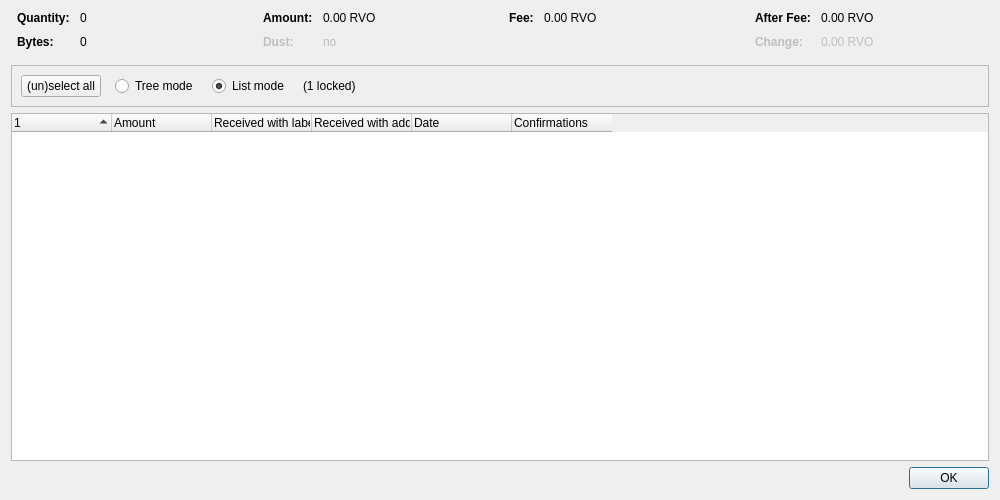
<?xml version="1.0" encoding="UTF-8"?>
<ui version="4.0">
 <class>CoinControlDialog</class>
 <widget class="QDialog" name="CoinControlDialog">
  <property name="geometry">
   <rect>
    <x>0</x>
    <y>0</y>
    <width>1000</width>
    <height>500</height>
   </rect>
  </property>
  <property name="windowTitle">
   <string>Coin Selection</string>
  </property>
  <layout class="QVBoxLayout" name="verticalLayout">
   <item>
    <layout class="QHBoxLayout" name="horizontalLayoutTop" stretch="0,0,0,0">
     <property name="topMargin">
      <number>0</number>
     </property>
     <property name="bottomMargin">
      <number>10</number>
     </property>
     <item>
      <layout class="QFormLayout" name="formLayoutCoinControl1">
       <property name="horizontalSpacing">
        <number>10</number>
       </property>
       <property name="verticalSpacing">
        <number>10</number>
       </property>
       <property name="leftMargin">
        <number>6</number>
       </property>
       <property name="rightMargin">
        <number>6</number>
       </property>
       <item row="0" column="0">
        <widget class="QLabel" name="labelCoinControlQuantityText">
         <property name="font">
          <font>
           <weight>75</weight>
           <bold>true</bold>
          </font>
         </property>
         <property name="text">
          <string>Quantity:</string>
         </property>
        </widget>
       </item>
       <item row="0" column="1">
        <widget class="QLabel" name="labelCoinControlQuantity">
         <property name="cursor">
          <cursorShape>IBeamCursor</cursorShape>
         </property>
         <property name="contextMenuPolicy">
          <enum>Qt::ActionsContextMenu</enum>
         </property>
         <property name="text">
          <string notr="true">0</string>
         </property>
         <property name="textInteractionFlags">
          <set>Qt::LinksAccessibleByMouse|Qt::TextSelectableByMouse</set>
         </property>
        </widget>
       </item>
       <item row="1" column="0">
        <widget class="QLabel" name="labelCoinControlBytesText">
         <property name="font">
          <font>
           <weight>75</weight>
           <bold>true</bold>
          </font>
         </property>
         <property name="text">
          <string>Bytes:</string>
         </property>
        </widget>
       </item>
       <item row="1" column="1">
        <widget class="QLabel" name="labelCoinControlBytes">
         <property name="cursor">
          <cursorShape>IBeamCursor</cursorShape>
         </property>
         <property name="contextMenuPolicy">
          <enum>Qt::ActionsContextMenu</enum>
         </property>
         <property name="text">
          <string notr="true">0</string>
         </property>
         <property name="textInteractionFlags">
          <set>Qt::LinksAccessibleByMouse|Qt::TextSelectableByMouse</set>
         </property>
        </widget>
       </item>
      </layout>
     </item>
     <item>
      <layout class="QFormLayout" name="formLayoutCoinControl2">
       <property name="horizontalSpacing">
        <number>10</number>
       </property>
       <property name="verticalSpacing">
        <number>10</number>
       </property>
       <property name="leftMargin">
        <number>6</number>
       </property>
       <property name="rightMargin">
        <number>6</number>
       </property>
       <item row="0" column="0">
        <widget class="QLabel" name="labelCoinControlAmountText">
         <property name="font">
          <font>
           <weight>75</weight>
           <bold>true</bold>
          </font>
         </property>
         <property name="text">
          <string>Amount:</string>
         </property>
        </widget>
       </item>
       <item row="0" column="1">
        <widget class="QLabel" name="labelCoinControlAmount">
         <property name="cursor">
          <cursorShape>IBeamCursor</cursorShape>
         </property>
         <property name="contextMenuPolicy">
          <enum>Qt::ActionsContextMenu</enum>
         </property>
         <property name="text">
          <string notr="true">0.00 RVO</string>
         </property>
         <property name="textInteractionFlags">
          <set>Qt::LinksAccessibleByMouse|Qt::TextSelectableByMouse</set>
         </property>
        </widget>
       </item>
       <item row="1" column="0">
        <widget class="QLabel" name="labelCoinControlLowOutputText">
         <property name="enabled">
          <bool>false</bool>
         </property>
         <property name="font">
          <font>
           <weight>75</weight>
           <bold>true</bold>
          </font>
         </property>
         <property name="text">
          <string>Dust:</string>
         </property>
        </widget>
       </item>
       <item row="1" column="1">
        <widget class="QLabel" name="labelCoinControlLowOutput">
         <property name="enabled">
          <bool>false</bool>
         </property>
         <property name="cursor">
          <cursorShape>IBeamCursor</cursorShape>
         </property>
         <property name="contextMenuPolicy">
          <enum>Qt::ActionsContextMenu</enum>
         </property>
         <property name="text">
          <string notr="true">no</string>
         </property>
         <property name="textInteractionFlags">
          <set>Qt::LinksAccessibleByMouse|Qt::TextSelectableByMouse</set>
         </property>
        </widget>
       </item>
      </layout>
     </item>
     <item>
      <layout class="QFormLayout" name="formLayoutCoinControl3">
       <property name="horizontalSpacing">
        <number>10</number>
       </property>
       <property name="verticalSpacing">
        <number>10</number>
       </property>
       <property name="leftMargin">
        <number>6</number>
       </property>
       <property name="rightMargin">
        <number>6</number>
       </property>
       <item row="0" column="0">
        <widget class="QLabel" name="labelCoinControlFeeText">
         <property name="font">
          <font>
           <weight>75</weight>
           <bold>true</bold>
          </font>
         </property>
         <property name="text">
          <string>Fee:</string>
         </property>
        </widget>
       </item>
       <item row="0" column="1">
        <widget class="QLabel" name="labelCoinControlFee">
         <property name="cursor">
          <cursorShape>IBeamCursor</cursorShape>
         </property>
         <property name="contextMenuPolicy">
          <enum>Qt::ActionsContextMenu</enum>
         </property>
         <property name="text">
          <string notr="true">0.00 RVO</string>
         </property>
         <property name="textInteractionFlags">
          <set>Qt::LinksAccessibleByMouse|Qt::TextSelectableByMouse</set>
         </property>
        </widget>
       </item>
      </layout>
     </item>
     <item>
      <layout class="QFormLayout" name="formLayoutCoinControl4">
       <property name="horizontalSpacing">
        <number>10</number>
       </property>
       <property name="verticalSpacing">
        <number>10</number>
       </property>
       <property name="leftMargin">
        <number>6</number>
       </property>
       <property name="rightMargin">
        <number>6</number>
       </property>
       <item row="0" column="0">
        <widget class="QLabel" name="labelCoinControlAfterFeeText">
         <property name="font">
          <font>
           <weight>75</weight>
           <bold>true</bold>
          </font>
         </property>
         <property name="text">
          <string>After Fee:</string>
         </property>
        </widget>
       </item>
       <item row="0" column="1">
        <widget class="QLabel" name="labelCoinControlAfterFee">
         <property name="cursor">
          <cursorShape>IBeamCursor</cursorShape>
         </property>
         <property name="contextMenuPolicy">
          <enum>Qt::ActionsContextMenu</enum>
         </property>
         <property name="text">
          <string notr="true">0.00 RVO</string>
         </property>
         <property name="textInteractionFlags">
          <set>Qt::LinksAccessibleByMouse|Qt::TextSelectableByMouse</set>
         </property>
        </widget>
       </item>
       <item row="1" column="0">
        <widget class="QLabel" name="labelCoinControlChangeText">
         <property name="enabled">
          <bool>false</bool>
         </property>
         <property name="font">
          <font>
           <weight>75</weight>
           <bold>true</bold>
          </font>
         </property>
         <property name="text">
          <string>Change:</string>
         </property>
        </widget>
       </item>
       <item row="1" column="1">
        <widget class="QLabel" name="labelCoinControlChange">
         <property name="enabled">
          <bool>false</bool>
         </property>
         <property name="cursor">
          <cursorShape>IBeamCursor</cursorShape>
         </property>
         <property name="contextMenuPolicy">
          <enum>Qt::ActionsContextMenu</enum>
         </property>
         <property name="text">
          <string notr="true">0.00 RVO</string>
         </property>
         <property name="textInteractionFlags">
          <set>Qt::LinksAccessibleByMouse|Qt::TextSelectableByMouse</set>
         </property>
        </widget>
       </item>
      </layout>
     </item>
    </layout>
   </item>
   <item>
    <widget class="QFrame" name="frame">
     <property name="minimumSize">
      <size>
       <width>0</width>
       <height>40</height>
      </size>
     </property>
     <property name="frameShape">
      <enum>QFrame::StyledPanel</enum>
     </property>
     <property name="frameShadow">
      <enum>QFrame::Sunken</enum>
     </property>
     <layout class="QHBoxLayout" name="horizontalLayout">
      <item>
       <layout class="QHBoxLayout" name="horizontalLayoutPanel" stretch="0,0,0,0,0">
        <property name="spacing">
         <number>14</number>
        </property>
        <item>
         <widget class="QPushButton" name="pushButtonSelectAll">
          <property name="sizePolicy">
           <sizepolicy hsizetype="Maximum" vsizetype="Fixed">
            <horstretch>0</horstretch>
            <verstretch>0</verstretch>
           </sizepolicy>
          </property>
          <property name="text">
           <string>(un)select all</string>
          </property>
          <property name="autoDefault">
           <bool>false</bool>
          </property>
         </widget>
        </item>
        <item>
         <widget class="QRadioButton" name="radioTreeMode">
          <property name="sizePolicy">
           <sizepolicy hsizetype="Maximum" vsizetype="Fixed">
            <horstretch>0</horstretch>
            <verstretch>0</verstretch>
           </sizepolicy>
          </property>
          <property name="text">
           <string>Tree mode</string>
          </property>
         </widget>
        </item>
        <item>
         <widget class="QRadioButton" name="radioListMode">
          <property name="sizePolicy">
           <sizepolicy hsizetype="Maximum" vsizetype="Fixed">
            <horstretch>0</horstretch>
            <verstretch>0</verstretch>
           </sizepolicy>
          </property>
          <property name="text">
           <string>List mode</string>
          </property>
          <property name="checked">
           <bool>true</bool>
          </property>
         </widget>
        </item>
        <item>
         <widget class="QLabel" name="labelLocked">
          <property name="text">
           <string notr="true">(1 locked)</string>
          </property>
         </widget>
        </item>
        <item>
         <spacer name="horizontalSpacer">
          <property name="orientation">
           <enum>Qt::Horizontal</enum>
          </property>
          <property name="sizeHint" stdset="0">
           <size>
            <width>40</width>
            <height>20</height>
           </size>
          </property>
         </spacer>
        </item>
       </layout>
      </item>
     </layout>
    </widget>
   </item>
   <item>
    <widget class="CoinControlTreeWidget" name="treeWidget">
     <property name="contextMenuPolicy">
      <enum>Qt::CustomContextMenu</enum>
     </property>
     <property name="sortingEnabled">
      <bool>false</bool>
     </property>
     <property name="columnCount">
      <number>6</number>
     </property>
     <attribute name="headerShowSortIndicator" stdset="0">
      <bool>true</bool>
     </attribute>
     <attribute name="headerStretchLastSection">
      <bool>false</bool>
     </attribute>
     <column>
      <property name="text">
       <string/>
      </property>
     </column>
     <column>
      <property name="text">
       <string>Amount</string>
      </property>
     </column>
     <column>
      <property name="text">
       <string>Received with label</string>
      </property>
     </column>
     <column>
      <property name="text">
       <string>Received with address</string>
      </property>
     </column>
     <column>
      <property name="text">
       <string>Date</string>
      </property>
     </column>
     <column>
      <property name="text">
       <string>Confirmations</string>
      </property>
      <property name="toolTip">
       <string>Confirmed</string>
      </property>
     </column>
     <column>
      <property name="text">
       <string/>
      </property>
     </column>
     <column>
      <property name="text">
       <string/>
      </property>
     </column>
     <column>
      <property name="text">
       <string/>
      </property>
     </column>
     <column>
      <property name="text">
       <string/>
      </property>
     </column>
    </widget>
   </item>
   <item>
    <widget class="QDialogButtonBox" name="buttonBox">
     <property name="orientation">
      <enum>Qt::Horizontal</enum>
     </property>
     <property name="standardButtons">
      <set>QDialogButtonBox::Ok</set>
     </property>
    </widget>
   </item>
  </layout>
 </widget>
 <customwidgets>
  <customwidget>
   <class>CoinControlTreeWidget</class>
   <extends>QTreeWidget</extends>
   <header>qt/coincontroltreewidget.h</header>
  </customwidget>
 </customwidgets>
 <resources/>
 <connections/>
</ui>
